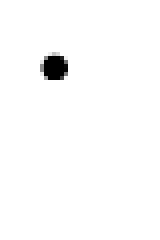
#> input picture media/images/train/1.png, 40 x 60 px (shown 4 times larger); its folder holds only this picture in this run
$ jupyter execute --allow-errors Report.ipynb   (older library calls are emulated)
#> lines starting #> are read from the running program, lines starting #| are printed output that depends on the picture; after the words box and inside, x2 and y2 are one past the last pixel; in counts of white or black regions, pixels touching at a corner belong together
# Braille Text Translator

## 1. Enhance original image

### Import libraries

[cell 1]
import sys
import cv2
import scipy
import random
import imageio
import numpy as np
import zipfile as zf
import matplotlib.pyplot as plt

from scipy import ndimage
from imageio import imread
from skimage.feature import hog
from scipy.ndimage import shift
from sklearn.metrics import accuracy_score
from PIL import Image, ImageDraw, ImageFont
from skimage.util import random_noise, invert
from sklearn.neural_network import MLPClassifier
from sklearn.model_selection import train_test_split

### Utilitary functions used in the program

[cell 2]
# Normalizes image pixels between 0 and 255
def normalize(img):
	imin = np.min(img)
	imax = np.max(img)

	return (((img - imin)/(imax - imin)) * 255).astype(np.float)

# Prints image with minimum value equal to 0 and maximum to 255
def printNormalizedImage(img):
	plt.figure(figsize=(16,8))
	plt.imshow(mat, cmap="gray", vmin=0, vmax=255)

# Prints image with matplotlib defaults
def printImage(img):
	plt.figure(figsize=(16,8))
	plt.imshow(mat, cmap="gray")

# Median difference filter, highlights the shadow pixels
def filter(I, n):
	m = n//2
	J = np.empty(I.shape, dtype=np.float)
	N, M = I.shape
	I = np.pad(I, ((m, m), (m, m)), 'symmetric')

	for i in range(N):
		for j in range(M):
			sub = I[i+m:(i+m+n), j+m:(j+m+n)]
			med = np.median(np.ravel(sub)) # gets median
			J[i, j] = abs(I[i+m, j+m] - med) # applies the difference
	return J

# Applies mean filter to image I
def MeanFilter(I, n):
	m = n//2
	J = np.empty(I.shape, dtype=np.float) # the answer
	N, M = I.shape
	I = np.pad(I, ((m, m), (m, m)), 'symmetric')
	for	i in range(N):
		for j in range(M):
			# copies the matrix to sub
			sub = I[i+m:(i+m+n), j+m:(j+m+n)]
			J[i, j] = np.mean(np.ravel(sub)) # get mean of the linearized list
	return J

### Enhancing image

[cell 3]
filename = str(input()).rstrip() # filename of the input image
#> the answer given: media/images/train/1.png
image = imageio.imread(filename)
#> image is the input picture: shape (60, 40, 3); min 0, max 255, mean 251.5
matrix = np.array(image, copy=True, dtype=np.float)

N, M, _ = matrix.shape
#> N = 60; M = 40

sys.setrecursionlimit(10 * N * M)

# Transform RGB to gray scale
for i in range(N):
	for j in range(M):
		matrix[i, j, 0] = matrix[i, j, 0] * 0.2989 + matrix[i, j, 1] * 0.5870 + matrix[i, j, 2] * 0.1140

matrix = matrix[:, :, 0:1].squeeze()
#> matrix: shape (60, 40) float64

# Plot original image
mat = matrix.astype(np.uint8)
printNormalizedImage(mat)

matrix = normalize(matrix)
#> in normalize, `imin = np.min(img)`: imin = 0
#> in normalize, `imax = np.max(img)`: imax = 255
dots_matrix = filter(matrix, 21) # Applies filter to normalized matrix
#> in filter, `I = np.pad(I, ((m, m), (m, m)), 'symmetric')`:
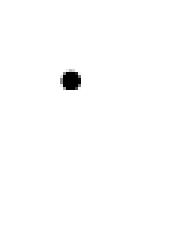
#> I: shape (80, 60) float64 (shown 3 times larger); min 0, max 255, mean 253.2
#> after the loop in filter, `for i in range(N):`:
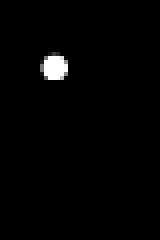
#> J: shape (60, 40) float64 (shown 4 times larger); min 0, max 255, mean 3.5
dots_matrix = normalize(dots_matrix)

# Smooth image using mean filter, to reduce noise
dots_matrix = MeanFilter(dots_matrix, 3)

## 2. Transform into binary matrix

### Thresholding image

[cell 4]
# Thresholding step, 30 is arbitrary value derived from testing with images, but independent of input image gray scale
for i in range(N):
	for j in range(M):
		dots_matrix[i, j] = 0 if dots_matrix[i, j] < 30 else 1
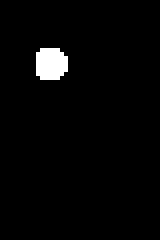
#> dots_matrix: shape (60, 40) float64 (shown 4 times larger); values 0 (black) and 1 (white), 2.3% white; 1 white region, box (x1, y1, x2, y2) and area: (9, 12, 17, 20) 56

Now we want to ignore some white regions, which must not be seen as braillee circles

To do that, we can use image description of our pattern, and use the comparison result to decide to keep or ignore some region

The parameters that must be considered to describe the circles are the colour description, its size in pixels, and its centrality in the image

To describe our pattern, we can calculate the mean of the histograms, using centrality as a weight

The size of the regions can be used to already discard some regions beforehand (this can be applied optionally)

[cell 5]
# Erode the regions to calculate circles
dots_matrix = ndimage.binary_erosion(dots_matrix)
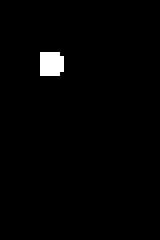
#> dots_matrix: shape (60, 40) bool (shown 4 times larger); 1.4% white; 1 white region, box (x1, y1, x2, y2) and area: (10, 13, 16, 19) 34

# Plot segmented image
mat = dots_matrix.astype(np.uint8)
printImage(mat)

def pointsInComponent(i, j, pts):
	vis[i, j] = 1
	pts.append((i, j))
	if i + 1 < N and vis[i+1, j] == 0 and dots_matrix[i+1, j] == 1: pointsInComponent(i+1, j, pts)
	if i - 1 >=0 and vis[i-1, j] == 0 and dots_matrix[i-1, j] == 1: pointsInComponent(i-1, j, pts)
	if j + 1 < M and vis[i, j+1] == 0 and dots_matrix[i, j+1] == 1: pointsInComponent(i, j+1, pts)
	if j - 1 >=0 and vis[i, j-1] == 0 and dots_matrix[i, j-1] == 1: pointsInComponent(i, j-1, pts)

vis = np.zeros((N, M))

# Retrieve components (white regions) and its pixels
comp = []
for i in range(N):
	for j in range(M):
		if vis[i, j] == 0 and dots_matrix[i, j] == 1:
			comp.append([])
			pointsInComponent(i, j, comp[-1])

# Calculate histograms of each region using list comprehension
histograms = [
	np.histogram(np.array([matrix[x] for x in pts]), bins=256, range=(0, 255))[0]
	for pts in comp
]
#> histograms = 1 item

sz = np.median([len(x) for x in comp])
#> sz = 34
# histogram description of braille circle, it is calculated as weighted mean of the histograms of white regions, in which the weight is it's centrality
desc = []
for c in range(256):
	desc.append(0)
	sum = 0 # sums of weights
	for i in range(len(comp)):
		if abs(len(comp[i]) - sz) > sz: continue
		p, q = comp[i][0]
		w = np.min([(p+1), (N - p+1), (q+1), (M - q + 1)]) # weight of the region, its centrality
		w = w/(len(comp))
		sum += w
		desc[c] += w * histograms[i][c]
	desc[c] /= sum
#> after the loop, desc = 256 values, max 22 at index 0, min 0 at index 1, mean 0.133

# Flood fill algorithm to paint unwanted white regions
def paintBlack(i, j):
	dots_matrix[i, j] = 0
	if i + 1 < N and dots_matrix[i+1, j] == 1: paintBlack(i+1, j)
	if i - 1 >=0 and dots_matrix[i-1, j] == 1: paintBlack(i-1, j)
	if j + 1 < M and dots_matrix[i, j+1] == 1: paintBlack(i, j+1)
	if j - 1 >=0 and dots_matrix[i, j-1] == 1: paintBlack(i, j-1)

# CV histogram correlation function
def compare(a, b):
	return cv2.compareHist(np.array(a).astype('float32'), np.array(b).astype('float32'), cv2.HISTCMP_CORREL)

# Euclidean distance comparison function
def euclideanDistance(a, b):
	return (np.sum((np.array(a) - np.array(b))**2)/256)**(1/2)

errors = []
for i in range(len(histograms)):
	errors.append(compare(desc, histograms[i]))
	if compare(desc, histograms[i]) < 0 or euclideanDistance(desc, histograms[i]) > 1: #if correlation between the two histograms is less than 0.05, paint it black
		print(euclideanDistance(desc, histograms[i]), end=' ')
		print(compare(desc, histograms[i]))
		paintBlack(comp[i][0][0], comp[i][0][1])
#> this loop made 1 pass
#> after the loop, errors = [1]

# Plot segmented image
mat = dots_matrix.astype(np.uint8)
printImage(mat)

## 3. Determine radius of a braille circle

[cell 6]
# This part will calculate the average radius
radius = 0.0
for i in range(len(comp)):
	lo = N
	for pt in comp[i]: lo = min(lo, pt[0])
	hi = 0
	for pt in comp[i]: hi = max(hi, pt[0])

	v = hi - lo + 1
	lo = M
	for pt in comp[i]: lo = min(lo, pt[1])
	hi = 0
	for pt in comp[i]: hi = max(hi, pt[1])

	v = max(v, hi - lo + 1)
	radius += v
#> after the loop, radius = 6

radius /= len(comp)
print(radius)
#| 6.0

## 4. Segment image into blocks

## 5. For each block, determine which letter it represents

###Training model to classify patterns into letters

#> (a cell that did not finish here is left out)

[cell 8]
# Function to apply noise and generate more training images
def gen_data(base_image, quantity, label, data, target, radius=4):
  for i in range(quantity):
    data.append(shift(base_image, [random.randint(-1*radius,1*radius), random.randint(-1*radius,1*radius)]))
    target.append(label)

[cell 9]
X = []
Y = []

#> (the rest of this cell did not finish here and is left out)

#> (a cell that did not finish here is left out)

[cell 11]
test_k = imageio.imread('media/images/test/test_q.png')
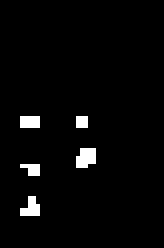
#> input picture media/images/test/test_q.png, 41 x 62 px (shown 4 times larger)
#> test_k is the input picture: shape (62, 41, 4); mean R, G, B, A 7.3, 7.3, 7.3, 255
plt.imshow(test_k)

from skimage.transform import resize

resized = resize(test_k, (60,40))[:,:,0]
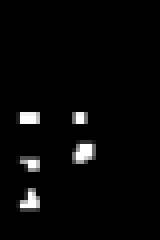
#> resized: shape (60, 40) float64 (shown 4 times larger); min 0, max 1, mean 0.0288

plt.imshow(resized, cmap="gray")

resized.shape


hogs_test = hog(resized, block_norm='L2-Hys',  pixels_per_cell=(2,2), visualize=False)

#> (a cell that did not finish here is left out)

## 6. Insert corresponding letter on top of the block it represents

[cell 13]
## Draws the letters on top of the boxes
positions = [(12, 15, 'a'), (80, 100, 'b'), (300, 100, 'c')]

img = Image.open(filename).convert('RGBA')
d = ImageDraw.Draw(img)
fnt = ImageFont.truetype('media/fonts/arial.ttf', 40)

for x, y, c in positions:
	d.text((x, y), "" + c, font=fnt, fill=(0, 0, 255, 255))

plt.figure(figsize=(16,8))
plt.imshow(img)
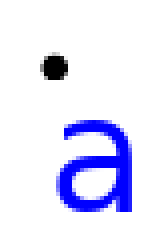
#> shown: shape (60, 40, 4) (shown 4 times larger); mean R, G, B, A 228.4, 228.4, 251.5, 255
